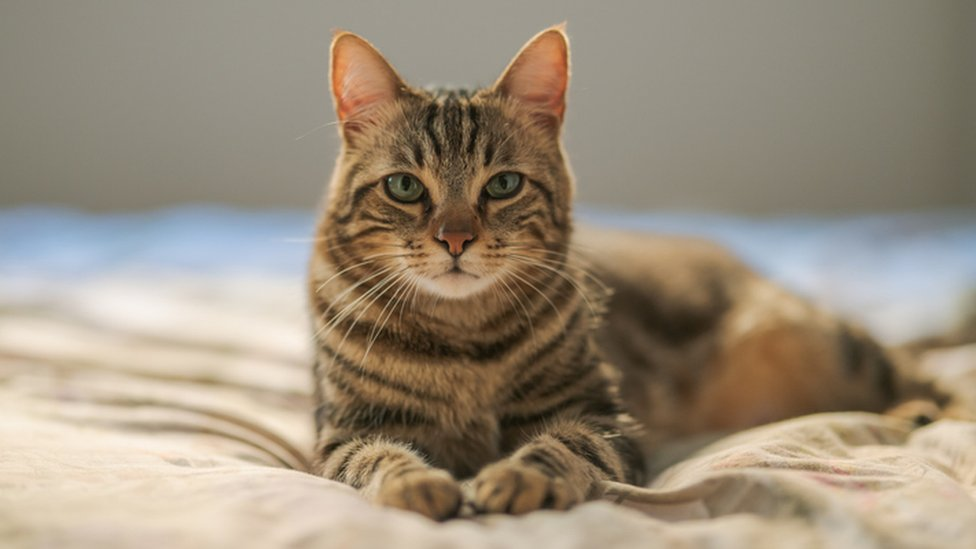
#> input picture OpenCV/Photos/OrangeCat.jpg, 976 x 549 px
$ python contours.py
#> lines starting #> are read from the running program, lines starting #| are printed output that depends on the picture; after the words box and inside, x2 and y2 are one past the last pixel; in counts of white or black regions, pixels touching at a corner belong together
from cv2 import cv2 as cv
import numpy as np

img = cv.imread('Photos/OrangeCat.jpg')
#> img is the input picture: shape (549, 976, 3); mean B, G, R 124.7, 142.7, 155.3
cv.imshow('Cat', img)

blank = np.zeros(img.shape, dtype='uint8')
cv.imshow('Blank', blank)

gray = cv.cvtColor(img, cv.COLOR_BGR2GRAY)
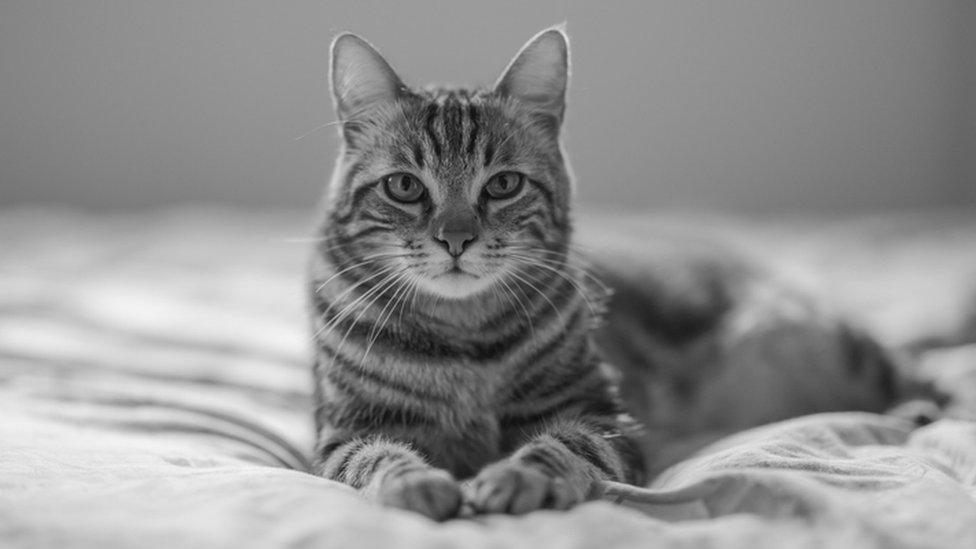
#> gray: shape (549, 976); min 7, max 244, mean 144.4
cv.imshow('Gray', gray)

blur = cv.GaussianBlur(gray, (5,5), cv.BORDER_DEFAULT)
cv.imshow('Blur', blur)

canny = cv.Canny(img, 125, 175)
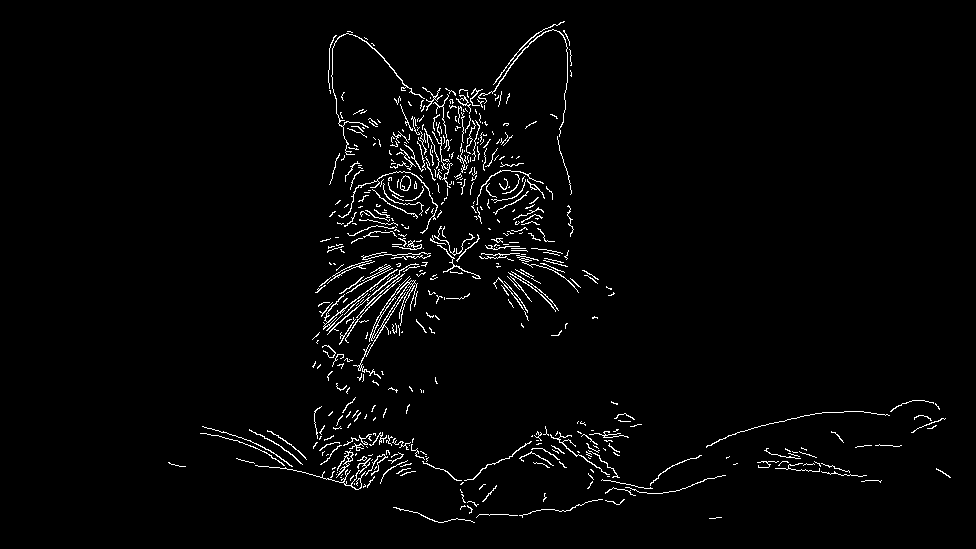
#> canny: shape (549, 976); 2.4% white in thin lines or dots, all inside (x1, y1, x2, y2) = (168, 21, 951, 523)
cv.imshow('Canny edges', canny)

ret, thresh = cv.threshold(gray, 125, 255, cv.THRESH_BINARY)
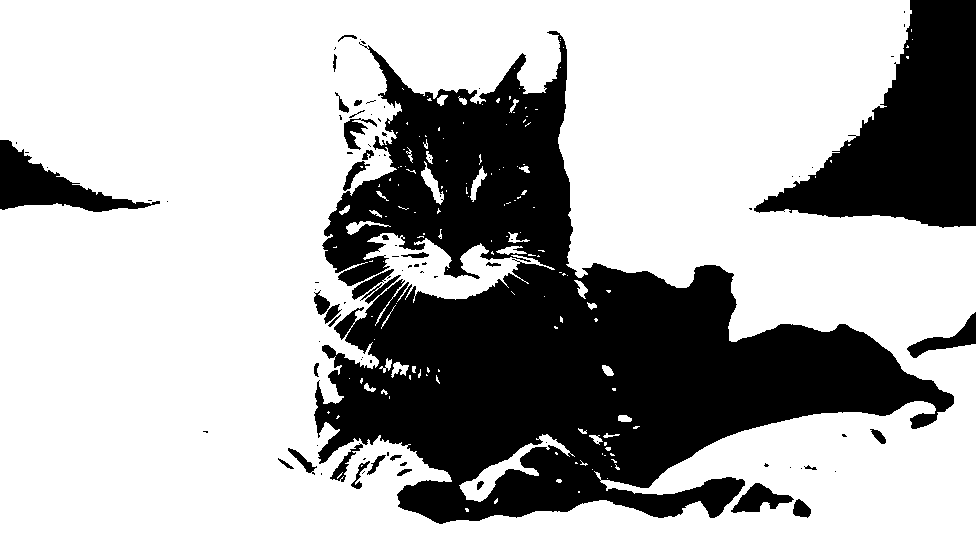
#> thresh: shape (549, 976); 69.2% white; 91 black regions (59 under 20 px)
cv.imshow('Thresh', thresh)


contours, hierarchies = cv.findContours(thresh, cv.RETR_LIST, cv.CHAIN_APPROX_SIMPLE)
#> contours = 286 contours, 227 with area under 20; largest, box (x1, y1, x2, y2) and area: (0, 0, 976, 549) 503247, (313, 30, 955, 525) 136122, (459, 434, 575, 502) 1470, (730, 482, 795, 514) 990, (343, 117, 369, 151) 440
print(f'{len(contours)} contour(s) found:')
#| 286 contour(s) found:

cv.drawContours(blank, contours, -1, (0,0,255), 1)
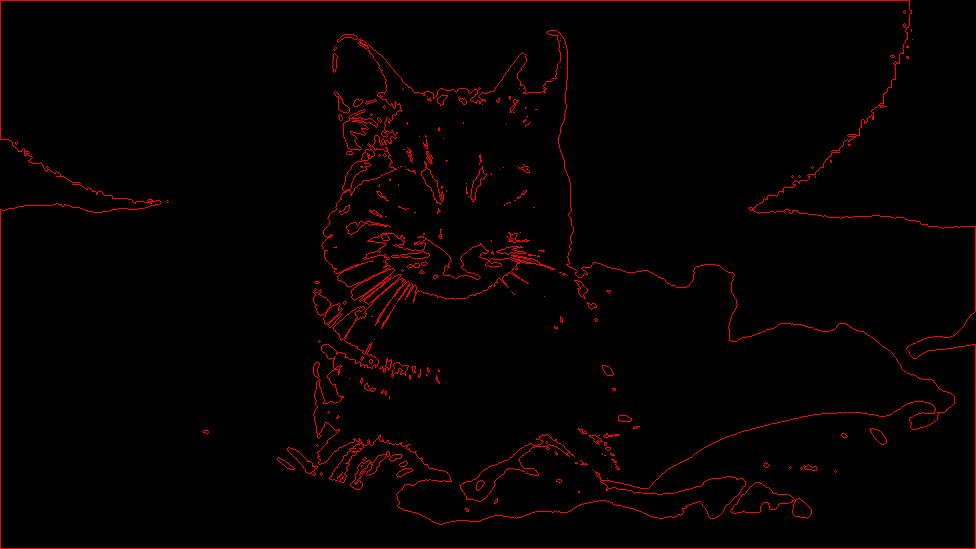
#> blank: shape (549, 976, 3); mean of channels 0, 1, 2 0, 0, 5.9; drawn as B, G, R
cv.imshow('Contours Drawn', blank)


cv.waitKey(0)

$ run again, with OpenCV/Photos/Cat.jpg copied over OpenCV/Photos/OrangeCat.jpg
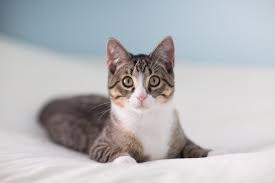
#> input picture OpenCV/Photos/Cat.jpg, 275 x 183 px
#> img is the input picture: shape (183, 275, 3); mean B, G, R 186.4, 183.4, 182.9
#> canny: shape (183, 275); 4.4% white in thin lines or dots, all inside (x1, y1, x2, y2) = (37, 36, 249, 164)
#> `ret, thresh = cv.threshold(gray, 125, 255, cv.THRESH_BINARY)`:
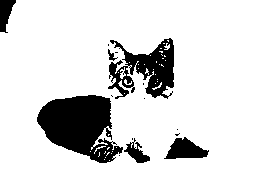
#> thresh: shape (183, 275); 86.1% white; 15 black regions (9 under 20 px)
#> contours = 76 contours, 66 with area under 20; largest, box (x1, y1, x2, y2) and area: (0, 0, 275, 183) 49549, (36, 94, 124, 164) 3842, (109, 37, 175, 100) 1868, (163, 136, 210, 160) 648, (107, 59, 135, 100) 566
#| 76 contour(s) found:
#> `cv.drawContours(blank, contours, -1, (0,0,255), 1)`:
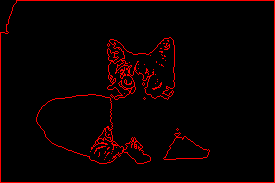
#> blank: shape (183, 275, 3); mean of channels 0, 1, 2 0, 0, 11.5; drawn as B, G, R

$ run again, with OpenCV/Photos/Kitten.jpg copied over OpenCV/Photos/OrangeCat.jpg
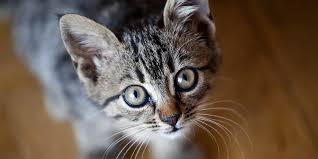
#> input picture OpenCV/Photos/Kitten.jpg, 318 x 159 px
#> img is the input picture: shape (159, 318, 3); mean B, G, R 75.4, 88.7, 105
#> `canny = cv.Canny(img, 125, 175)`:
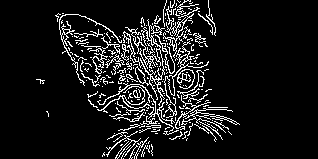
#> canny: shape (159, 318); 9.8% white in thin lines or dots, all inside (x1, y1, x2, y2) = (36, 0, 240, 159)
#> thresh: shape (159, 318); 24% white; 110 white regions (98 under 20 px)
#> contours = 209 contours, 188 with area under 20; largest, box (x1, y1, x2, y2) and area: (28, 14, 208, 159) 13072, (62, 28, 103, 87) 952, (53, 37, 81, 102) 914, (120, 83, 157, 116) 636, (123, 86, 144, 105) 246
#| 209 contour(s) found:
#> `cv.drawContours(blank, contours, -1, (0,0,255), 1)`:
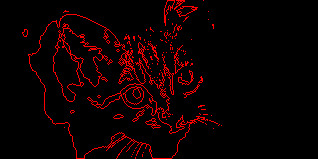
#> blank: shape (159, 318, 3); mean of channels 0, 1, 2 0, 0, 13.6; drawn as B, G, R
